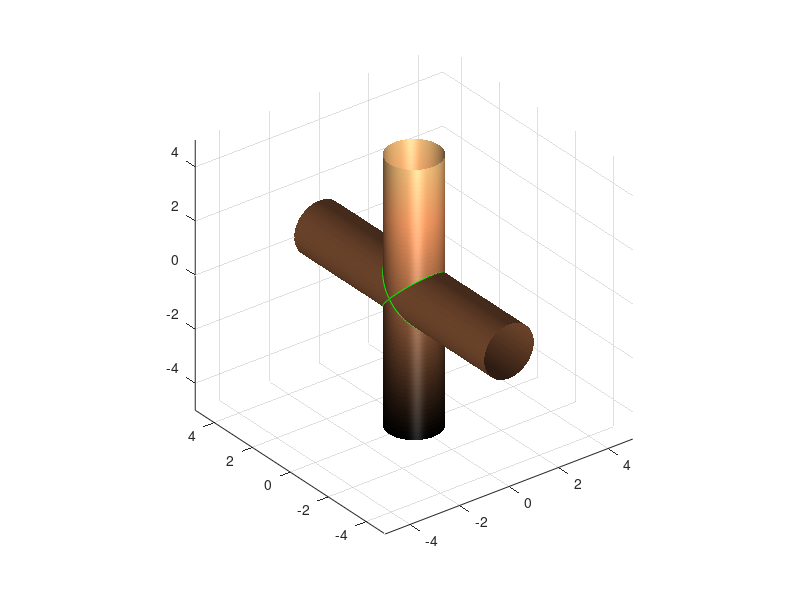

Here is the MATLAB script that generated this plot:
clear;close all;clc%正交圆柱及交线
r=1;
[Theta, Z]=meshgrid(linspace(0, 2*pi, 1000), linspace(-5, 5, 1000));
X=r*cos(Theta);Y=r*sin(Theta);
X(X.^2+Z.^2<=r^2)=NaN;Y(X.^2+Z.^2<=r^2)=NaN;Z(X.^2+Z.^2<=r^2)=NaN;
surf(X, Y, Z);hold on
surf(X, Z, Y);hold on
axis equal;shading interp;colormap(copper);light('position',[-1 -2 0]);
t=linspace(0,2*pi);
x=r*cos(t);y=r*sin(t);
z=sqrt(r^2-x.^2);
plot3(x,y,z,'g')
plot3(x,y,-z,'g')
